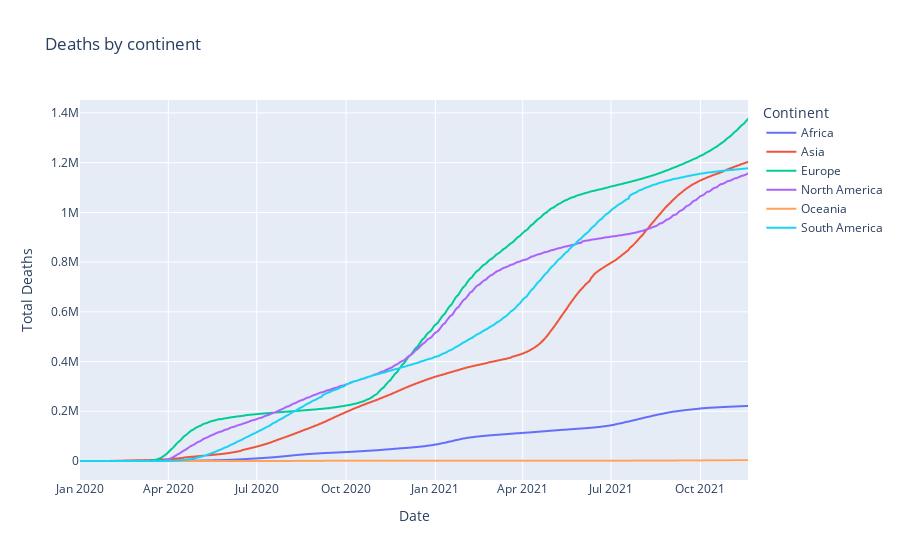

The cell this chart's notebook holds for it:
### Code cell
px.line(byCont_and_date, x="Date", y="Total Deaths", color="Continent", title="Deaths by continent")

### Figure 1 — Plotly figure (JSON) as saved in the notebook; plotly's stock layout.template omitted (floating-point values rounded to 4 significant figures; data arrays with more than 128 entries replaced by an {"elided": "..."} marker saying what was removed)
{"data": [{"hovertemplate": "Continent=Africa<br>Date=%{x}<br>Total Deaths=%{y}<extra></extra>", "legendgroup": "Africa", "line": {"color": "#636efa", "dash": "solid"}, "marker": {"symbol": "circle"}, "mode": "lines", "name": "Africa", "showlegend": true, "type": "scattergl", "x": {"elided": "652 str values"}, "xaxis": "x", "y": {"elided": "652 int values"}, "yaxis": "y"}, {"hovertemplate": "Continent=Asia<br>Date=%{x}<br>Total Deaths=%{y}<extra></extra>", "legendgroup": "Asia", "line": {"color": "#EF553B", "dash": "solid"}, "marker": {"symbol": "circle"}, "mode": "lines", "name": "Asia", "showlegend": true, "type": "scattergl", "x": {"elided": "686 str values"}, "xaxis": "x", "y": {"elided": "686 int values"}, "yaxis": "y"}, {"hovertemplate": "Continent=Europe<br>Date=%{x}<br>Total Deaths=%{y}<extra></extra>", "legendgroup": "Europe", "line": {"color": "#00cc96", "dash": "solid"}, "marker": {"symbol": "circle"}, "mode": "lines", "name": "Europe", "showlegend": true, "type": "scattergl", "x": {"elided": "668 str values"}, "xaxis": "x", "y": {"elided": "668 int values"}, "yaxis": "y"}, {"hovertemplate": "Continent=North America<br>Date=%{x}<br>Total Deaths=%{y}<extra></extra>", "legendgroup": "North America", "line": {"color": "#ab63fa", "dash": "solid"}, "marker": {"symbol": "circle"}, "mode": "lines", "name": "North America", "showlegend": true, "type": "scattergl", "x": {"elided": "689 str values"}, "xaxis": "x", "y": {"elided": "689 int values"}, "yaxis": "y"}, {"hovertemplate": "Continent=Oceania<br>Date=%{x}<br>Total Deaths=%{y}<extra></extra>", "legendgroup": "Oceania", "line": {"color": "#FFA15A", "dash": "solid"}, "marker": {"symbol": "circle"}, "mode": "lines", "name": "Oceania", "showlegend": true, "type": "scattergl", "x": {"elided": "664 str values"}, "xaxis": "x", "y": {"elided": "664 int values"}, "yaxis": "y"}, {"hovertemplate": "Continent=South America<br>Date=%{x}<br>Total Deaths=%{y}<extra></extra>", "legendgroup": "South America", "line": {"color": "#19d3f3", "dash": "solid"}, "marker": {"symbol": "circle"}, "mode": "lines", "name": "South America", "showlegend": true, "type": "scattergl", "x": {"elided": "689 str values"}, "xaxis": "x", "y": {"elided": "689 int values"}, "yaxis": "y"}], "layout": {"legend": {"title": {"text": "Continent"}, "tracegroupgap": 0}, "title": {"text": "Deaths by continent"}, "xaxis": {"anchor": "y", "domain": [0, 1], "title": {"text": "Date"}}, "yaxis": {"anchor": "x", "domain": [0, 1], "title": {"text": "Total Deaths"}}}}
